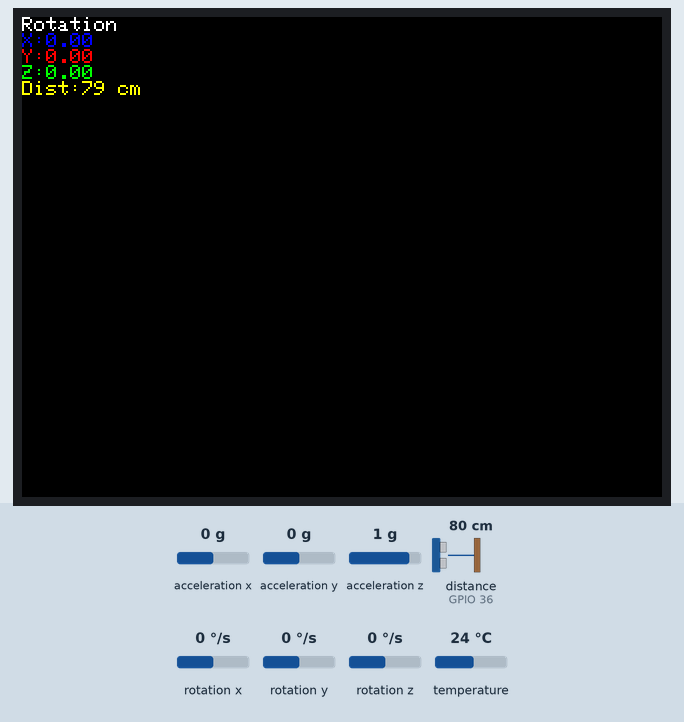
This program was run on a simulated ESP32. On the bench: 320×240 colour display. Wiring (inferred from the names in the program): ultrasonic range finder: trigger GPIO 13; echo GPIO 36. The inputs (shaded band) are chosen by the test bench; at power-on: distance to the obstacle (sensor on GPIO 36) 80 cm, rotation x 0 °/s, rotation y 0 °/s, rotation z 0 °/s, acceleration x 0 g, acceleration y 0 g, acceleration z 1 g, temperature 24 °C. The echo pulse lasts 58.3 µs per cm; what the program prints to the serial monitor is not drawn.

Above: at 1.4 s.
1.5 s: distance to the obstacle (sensor on GPIO 36) set to 2 cm
3.5 s: distance to the obstacle (sensor on GPIO 36) set to 60 cm
6.7 s: rotation x set to -192 °/s
At 8.1 s:
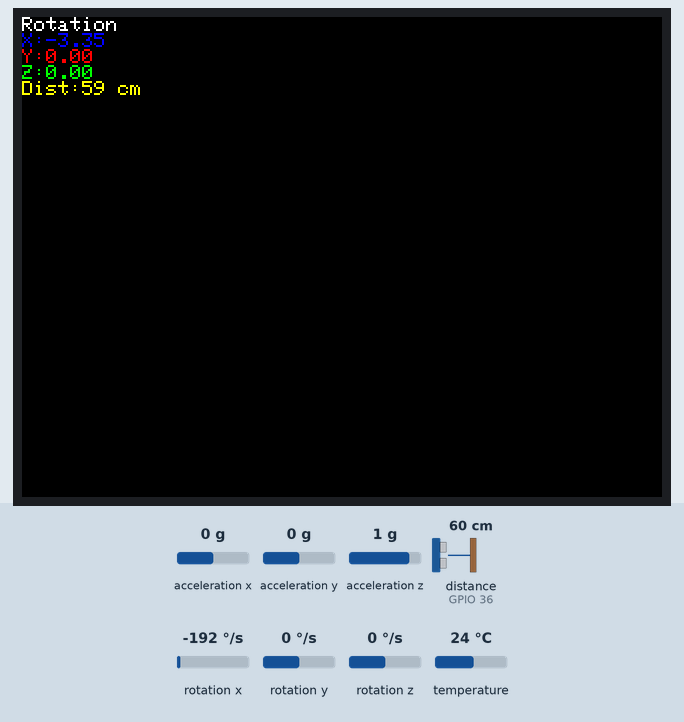
8.8 s: rotation y set to -192 °/s
At 10.2 s:
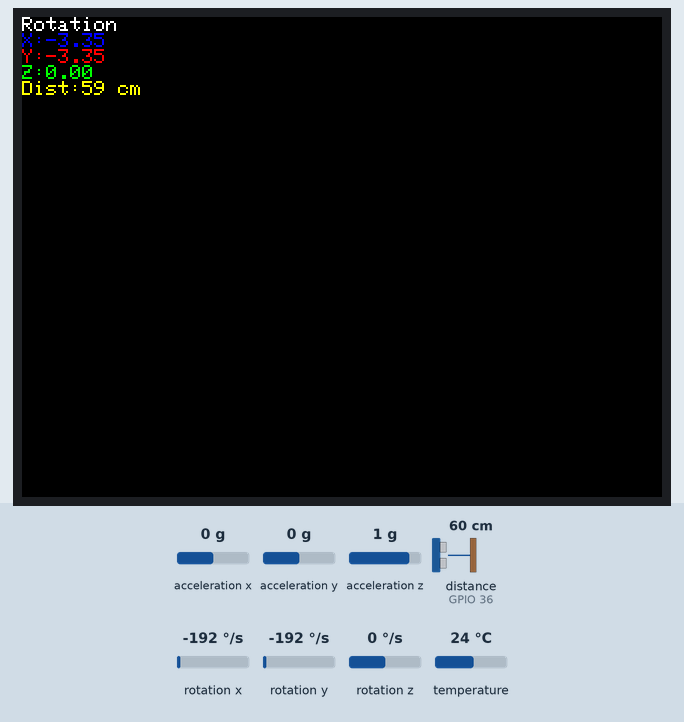
10.5 s: rotation z set to -192 °/s
At 12.3 s:
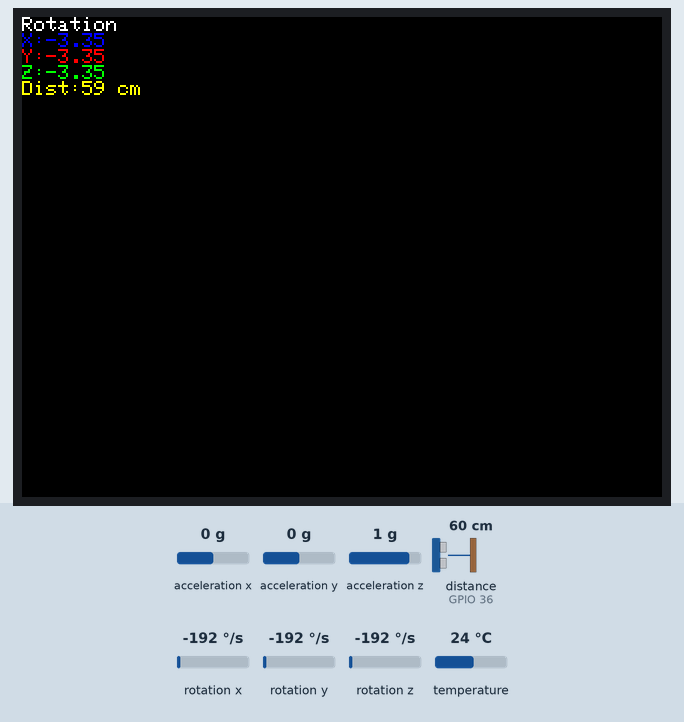
13.7 s: distance to the obstacle (sensor on GPIO 36) set to 4 cm
Timing chart, 0 to 16.7 s (numbered marks = the images above; inputs shaded):
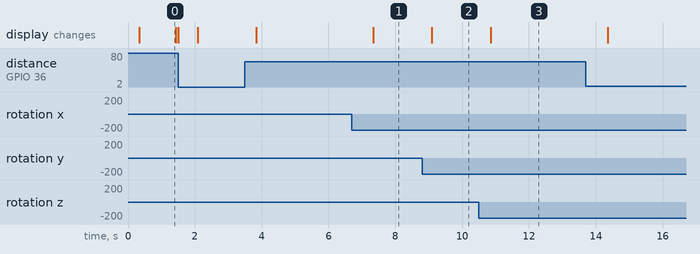

Measured:
- after the input at 6.7 s, the display: changes after 0.64 s (image 1)
- after the input at 8.8 s, the display: changes after 0.30 s (image 2)
- after the input at 10.5 s, the display: changes after 0.35 s (image 3)
- what the display in image 0 shows lasts 1.1 s, from 0.3 s to 1.4 s

The program:

main.cpp
```cpp
#include <Arduino.h>
#include <SPI.h>
#include <TFT_eSPI.h>
#include <Adafruit_MPU6050.h>
#include <Adafruit_Sensor.h>
#include <Wire.h>

Adafruit_MPU6050 mpu;
TFT_eSPI tft = TFT_eSPI();
// define the pins for the HC-SR04 sensor
const int trigPin = 13; // GPIO14 on ESP32 board
const int echoPin = 36; // GPIO15 on ESP32 board

// define variables for timing the HC-SR04 sensor
long duration;
int distance;


void printToDisplay(sensors_event_t g, int distance);


void setup(void) {
  Serial.begin(115200);
  // set the trigger pin as an output
  pinMode(trigPin, OUTPUT);

  // set the echo pin as an input
  pinMode(echoPin, INPUT);
  tft.begin();
  tft.setRotation(3);
  while (!Serial)
    delay(10); // will pause Zero, Leonardo, etc until serial console opens

  // Serial.println("Adafruit MPU6050 test!");

  // Try to initialize!
  if (!mpu.begin()) {
    // Serial.println("Failed to find MPU6050 chip");
    while (1) {
      delay(10);
    }
  }
  // Serial.println("MPU6050 Found!");

  mpu.setAccelerometerRange(MPU6050_RANGE_8_G);

  mpu.setGyroRange(MPU6050_RANGE_500_DEG);


  mpu.setFilterBandwidth(MPU6050_BAND_5_HZ);


  Serial.println("");
  delay(100);
}

void loop() {
  /* Get new sensor events with the readings */
  sensors_event_t a, g, temp;
  mpu.getEvent(&a, &g, &temp);

  /* Print out the values */
  // Serial.print("Acceleration X: ");
  Serial.print(a.acceleration.x);
  Serial.print(";");
  // Serial.print(", Y: ");
  Serial.print(a.acceleration.y);
  Serial.print(";");

  // Serial.print(", Z: ");
  Serial.print(a.acceleration.z);
  Serial.print(";");

  // Serial.println(" m/s^2");

  // Serial.print("Rotation X: ");
  Serial.print(g.orientation.roll);
  Serial.print(";");

  // Serial.print(", Y: ");
  Serial.print(g.orientation.pitch);
  Serial.print(";");
  // Serial.print(", Z: ");
  Serial.print(g.orientation.heading);
  Serial.print(";");
  // Serial.println(" degrees");

  // Serial.print("Temperature: ");
  Serial.print(temp.temperature);
  Serial.print(";");
  // Serial.println(" degC");

  // Serial.println("");

  digitalWrite(trigPin, LOW);
  delayMicroseconds(2);
  digitalWrite(trigPin, HIGH);
  delayMicroseconds(10);
  digitalWrite(trigPin, LOW);

  // measure the duration of the pulse received on the echo pin
  duration = pulseIn(echoPin, HIGH);

  // calculate the distance in centimeters based on the duration
  distance = duration * 0.034 / 2;

  // print the distance to the serial monitor
  // Serial.print("Distance: ");
  Serial.print(distance);
  Serial.println(";");
  // Serial.println(" cm");
  printToDisplay(g,distance);
  delay(500);
}

void printToDisplay(sensors_event_t g,int distance) {
  tft.fillScreen(TFT_BLACK);
  tft.setCursor(0, 0);
  tft.setTextColor(TFT_WHITE);
  tft.setTextSize(1.5);
  tft.println("Rotation");
  tft.setTextColor(TFT_BLUE);
  tft.print("X:");
  tft.println(g.orientation.roll);
  // tft.println(" rad/s");
  tft.setTextColor(TFT_RED);
  tft.print("Y:");
  tft.println(g.orientation.pitch);
  // tft.println(" rad/s");
  tft.setTextColor(TFT_GREEN);
  tft.print("Z:");
  tft.println(g.orientation.heading);
  // tft.println(" rad/s");
  tft.setTextColor(TFT_YELLOW);
  tft.print("Dist:");
  tft.print(distance);
  tft.println(" cm");

}
```
